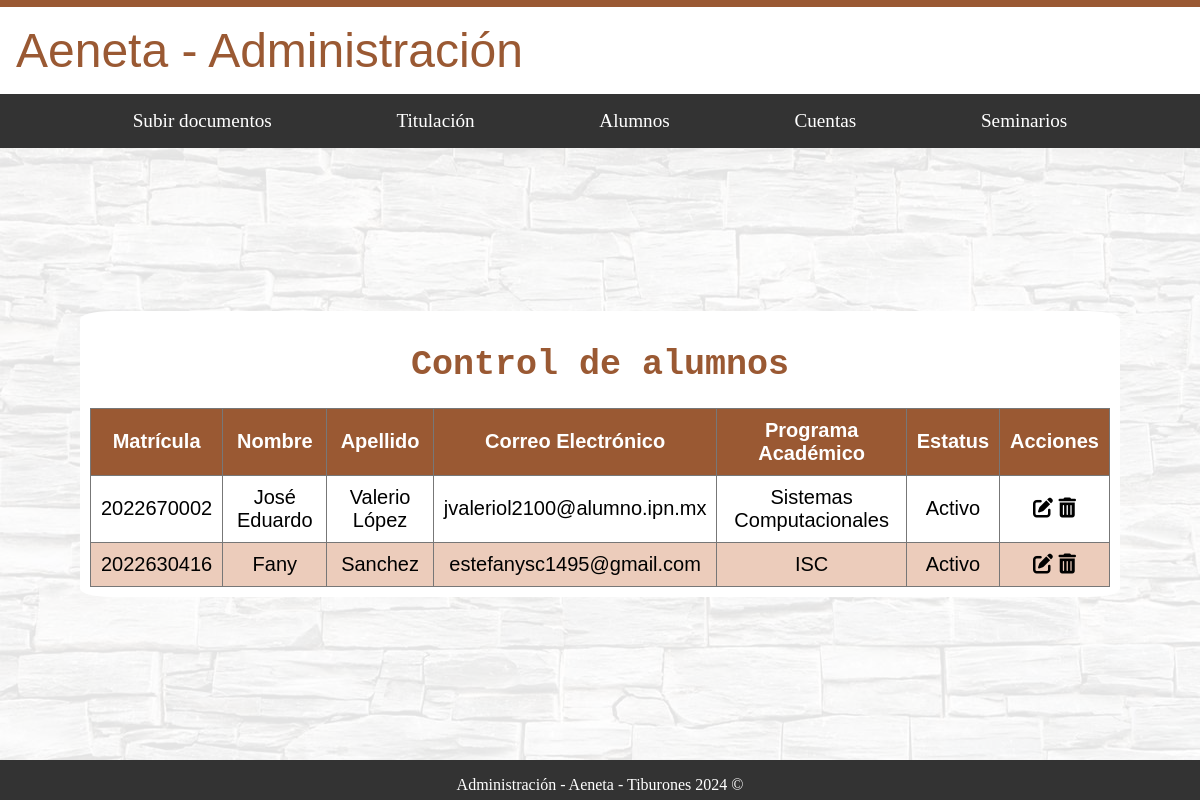
Page /administracion/alumnos/ on the earlier database version.
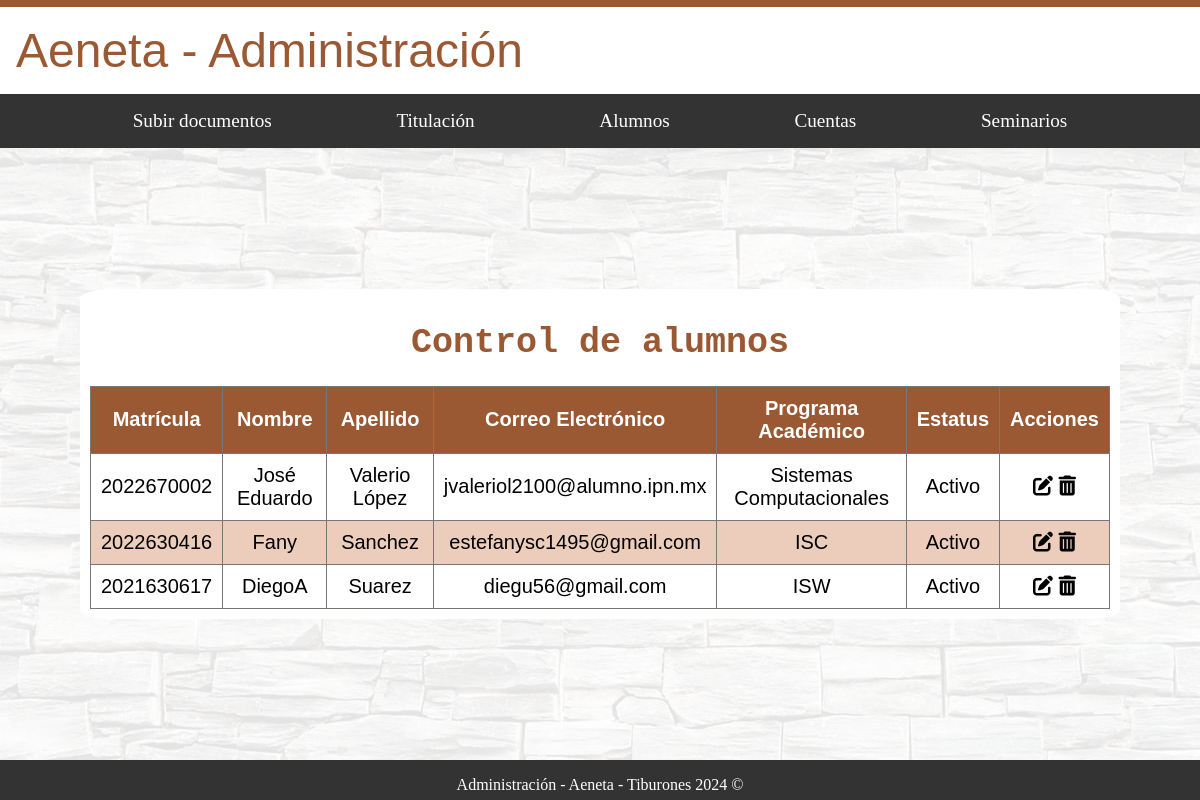
Same page on the later database version.
### usuarios/models.py (models this page shows)
class CustomUser(AbstractUser):
    nombre = models.CharField(max_length=100)
    apellido = models.CharField(max_length=100)
    correo_electronico = models.EmailField(unique=True)
    is_administrador = models.BooleanField(default=False)
    is_alumno = models.BooleanField(default=False)
    is_docente = models.BooleanField(default=False)
    matricula = models.CharField(max_length=20, blank=True, null=True)
    programa_academico = models.CharField(max_length=100, blank=True, null=True)
    estatus = models.CharField(max_length=20, choices=[('activo', 'Activo'), ('egresado', 'Egresado')], blank=True, null=True)
    especialidad = models.CharField(max_length=100, blank=True, null=True)
    departamento_docente = models.CharField(max_length=100, blank=True, null=True)
    cargo = models.CharField(max_length=100, blank=True, null=True)
    departamento_admin = models.CharField(max_length=100, blank=True, null=True)

### administracion/views.py (the view)
# urls.py: path('alumnos/', alumnos_view, name='alumnos'),
def alumnos_view(request):
    alumnos = CustomUser.objects.filter(is_alumno=True)
    return render(request, 'Administracion/alumnos.html', {'alumnos': alumnos})

### administracion/context_processors.py (called while the page is built, shortened)
def admin_info(request):
    return {}

### alumnos/context_processors.py (called while the page is built, shortened)
def alumno_info(request):
    return {}

### docente/context_processors.py (called while the page is built, shortened)
def docente_info(request):
    return {}

### administracion/templates/administracion/alumnos.html (shortened to what this page needs)
{% extends "base_generic_Administracion.html" %}
{% load static%}
{% block content %}
<div id="fondo">
    <div class="contenedor_principal_a letra_texto">
        <h1 class="letra_titulos">Control de alumnos</h1>
        <table>
            <thead>
                <tr>
                    <th>Matrícula</th>
                    <th>Nombre</th>
                    <th>Apellido</th>
                    <th>Correo Electrónico</th>
                    <th>Programa Académico</th>
                    <th>Estatus</th>
                    <th>Acciones</th>
                </tr>
            </thead>
            <tbody>
                {% for alumno in alumnos %}
                <tr>
                    <td>{{ alumno.matricula }}</td>
                    <td>{{ alumno.nombre }}</td>
                    <td>{{ alumno.apellido }}</td>
                    <td>{{ alumno.correo_electronico }}</td>
                    <td>{{ alumno.programa_academico }}</td>
                    <td>{{ alumno.get_estatus_display }}</td>
                    <td>
                        <i class="fas fa-edit" onclick="editAlumno('{{ alumno.id }}')"></i>
                        <i class="fas fa-trash-alt" onclick="deleteAlumno('{{ alumno.id }}')"></i>
                    </td>
                </tr>
                {% endfor %}
            </tbody>
        </table>
    </div>
</div>
{% endblock %}

Differences in the rows shown:
added CustomUser: matricula "2021630617", nombre "DiegoA", apellido "Suarez", correo_electronico "diegu56@gmail.com", programa_academico "ISW", estatus "Activo"
